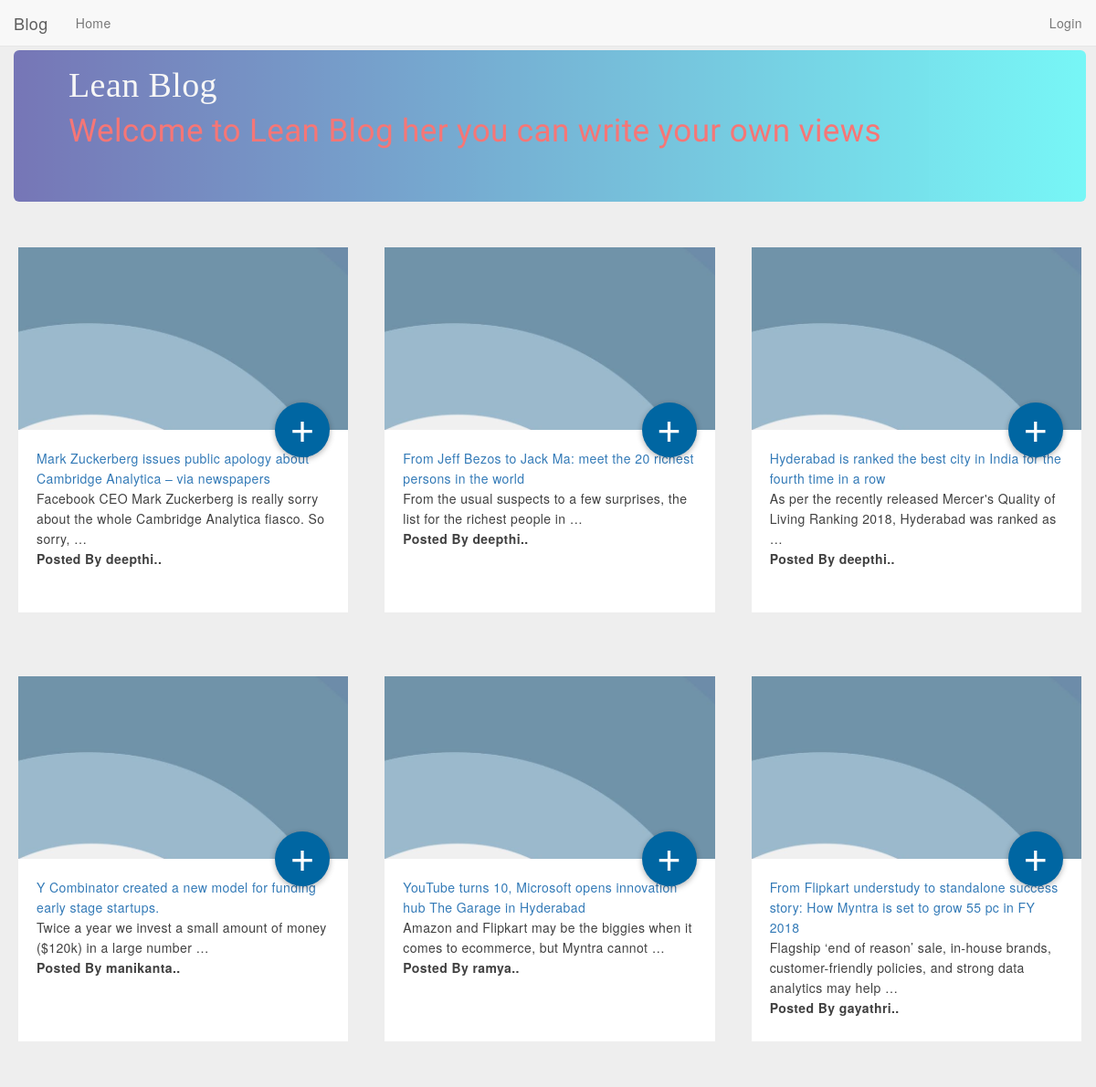
The page / on the database its author committed.
### blog/models.py (models this page shows, shortened)
class Blog(models.Model):
    owner = models.ForeignKey(User, on_delete=models.CASCADE, editable=False)
    title = models.CharField(max_length=150)
    content = models.TextField() # Text
    created_at = models.DateTimeField(auto_now_add=True)
    updated_at = models.DateTimeField(auto_now=True)

### blog/views.py (the view)
# urls.py: url(r'^$', blog_home, name='blog_home'),
def blog_home(request):
    posts = Blog.objects.all()
    return render(request, 'blog_home.html', {'posts':posts})

### blog/templates/blog_home.html (shortened to what this page needs)
{% extends 'base.html' %}
{% load static %}
{% block container %}
<div class="header_container jumbotron">
	<h3 class="blog-title">Lean Blog</h3>
	<h6>Welcome to Lean Blog her you can write your own views </h6>
</div>
<div class="container">
    <div class="row">
	  {% for post in posts %}
      <div class="col-lg-4 col-md-4 col-sm-6 col-xs-12">
			<div class="card">
			  <div class="image">
				<img src="{% static 'img/card.jpg' %}" width="100%">
			  </div>
			  <div class="text">
				<a href="{% url 'post_details' post.id %}"><div class="fab">&#43;</div></a>
				<a href="{% url 'post_details' post.id %}">{{ post.title}}</a>
				<p>{{ post.content|truncatewords:15}}</p>
				  <p><strong>Posted By {{ post.owner}}..</strong></p>
			  </div>
			</div>
      </div>
	{% endfor %}
    </div>
  </div>
{% endblock %}

### templates/base.html (shortened to what this page needs)
{% load static %}
<!doctype html>
<html>
	<head>
		<link rel = 'stylesheet' href ="{% static 'css/bootstrap.min.css' %}">
	</head>
	<body>
		{% include 'includes/_navigation.html' %}
		<div class = "container" style = "margin-top:55px">
			{% block container %}{% endblock %}
		</div>
	</body>
</html>

### templates/includes/_navigation.html (shortened to what this page needs)
{% load static %}
<nav class="navbar navbar-default navbar-fixed-top">
	<div class="container-fluid">
		<div class="navbar-header">
			<a class="navbar-brand" href="#">Blog</a>
		</div>
				<div class="collapse navbar-collapse" id="menu">
					<ul class="nav navbar-nav">
						<li><a href="{% url 'blog_home' %}">Home</a></li>
					</ul>
					<ul class="nav navbar-nav navbar-right">
						{% if request.user.is_authenticated %}
			               <li><a href="{% url 'post_create' %}" >&nbsp;Create new Post</a></li>
			              <li><a href="{% url 'logout' %}" >Logout&nbsp;</a></li>
			            {% else %}
			              <li><a href="{% url 'login' %}" >&nbsp;Login</a></li>
			             {% endif %}
					</ul>
				</div>
			</div>
</nav>

### templates/base.html (style rules this page uses)
body { font-family: "Helvetica Neue", Helvetica, Arial, sans-serif; color: #404040; font-size: 14px; font-weight: 300; line-height: 22px; letter-spacing: .4px; background: #eee; }
h3 { margin-top: -30px; font-family: 'Cinzel', serif; font-size: 38px; color: #fff; }
h6 { margin-top: 10px; font-family: 'Sacramento', cursive; font-size: 35px; color: #FF0000; }
ul { list-style-type:none; }
.header_container { height:100%; background: linear-gradient(to right ,#000080, #00FFFF); opacity: 0.5 }
.card { margin:20px; margin-left: -10px; position: relative; margin-bottom: 50px; transition: all .2s ease-in-out; }
.image { height: 200px; opacity: .7; overflow: hidden; transition: all .2s ease-in-out; }
.text { background: #FFF; padding: 20px; min-height: 200px; }
.text p { margin-bottom: 0px; }
.fab { width: 60px; height: 60px; border-radius: 50%; position: absolute; margin-top: -50px; right: 20px; box-shadow: 0px 2px 6px rgba(0, 0, 0, .3); color: #fff; font-size: 48px; line-height: 48px; text-align: center; background: #0066A2; }

### rows shown on the page
Blog: title "Mark Zuckerberg issues public apology about Cambridge Analytica – via newspapers", content "Facebook CEO Mark Zuckerberg is really sorry about the whole Cambridge Analytica fiasco. So sorry, …", owner "deepthi"
Blog: title "From Jeff Bezos to Jack Ma: meet the 20 richest persons in the world", content "From the usual suspects to a few surprises, the list for the richest people in …", owner "deepthi"
Blog: title "Hyderabad is ranked the best city in India for the fourth time in a row", content "As per the recently released Mercer's Quality of Living Ranking 2018, Hyderabad was ranked as …", owner "deepthi"
Blog: title "Y Combinator created a new model for funding early stage startups.", content "Twice a year we invest a small amount of money ($120k) in a large number …", owner "manikanta"
Blog: title "YouTube turns 10, Microsoft opens innovation hub The Garage in Hyderabad", content "Amazon and Flipkart may be the biggies when it comes to ecommerce, but Myntra cannot …", owner "ramya"
Blog: title "From Flipkart understudy to standalone success story: How Myntra is set to grow 55 pc in FY 2018", content "Flagship ‘end of reason’ sale, in-house brands, customer-friendly policies, and strong data analytics may help …", owner "gayathri"
